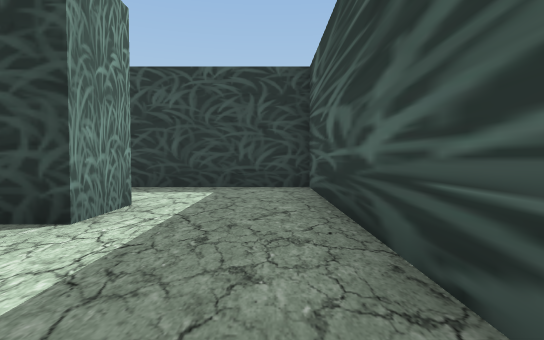
[1] (above)

16 first-person views from a walk through a scene from a Unity 3-D project. The camera is 1.2 m above the floor, tilts 2° down and sees 80° across. The floor is counted in squares, 2 m on a side. Each view is taken from the middle of a square. On the plan, view 1 faces up. The plan holds only what a view shows up to about 10 squares ahead; the rest is blank. The place goes on beyond the plan. The player is left out.

[2]
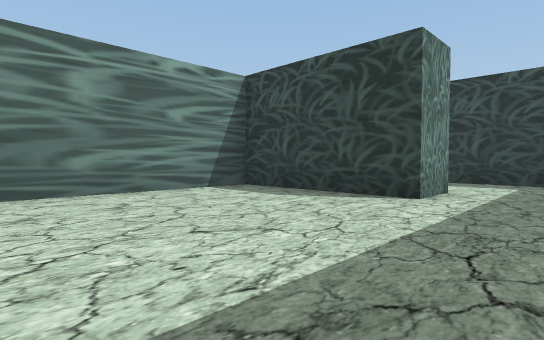

[3]
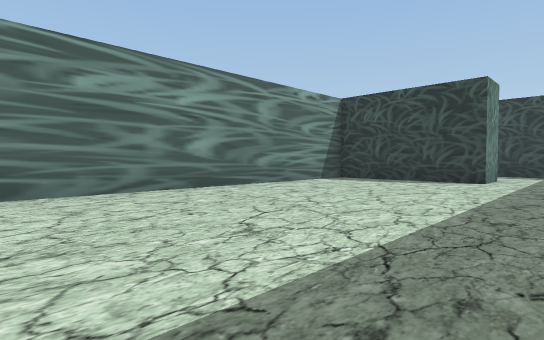

[4]
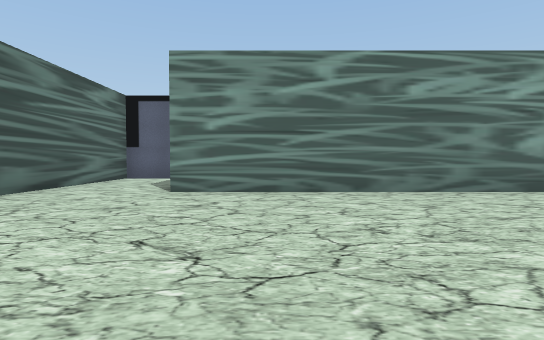

[5]
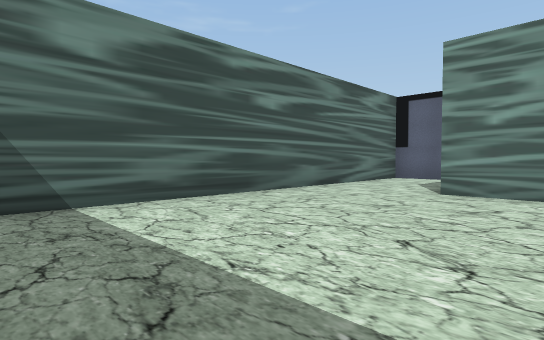

[6]
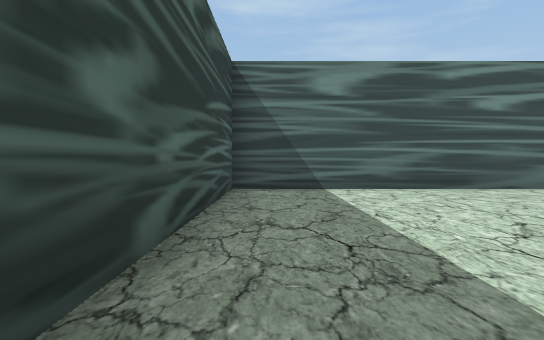

[7]
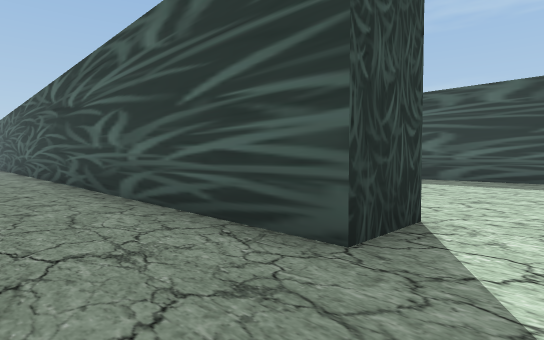

[8]
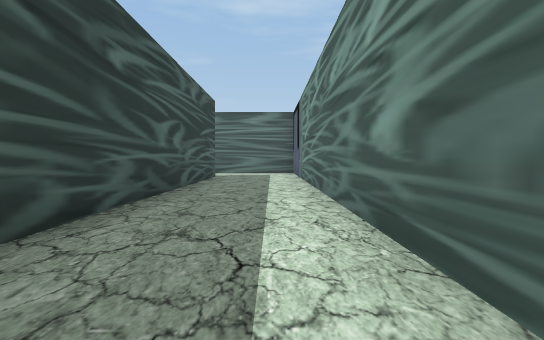

[9]
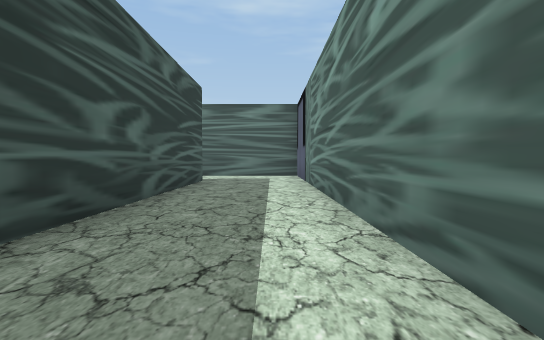

[10]
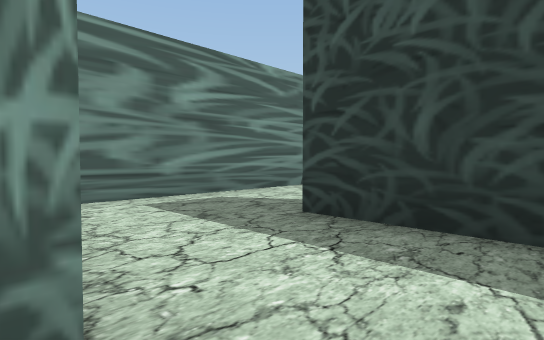

[11]
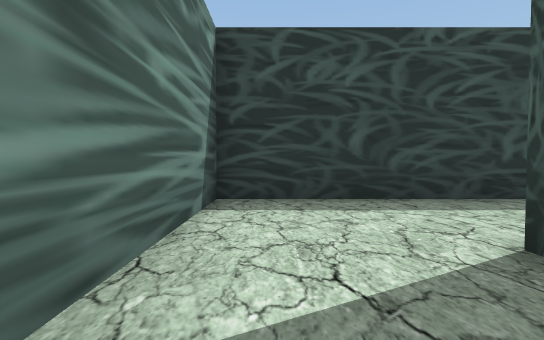

[12]
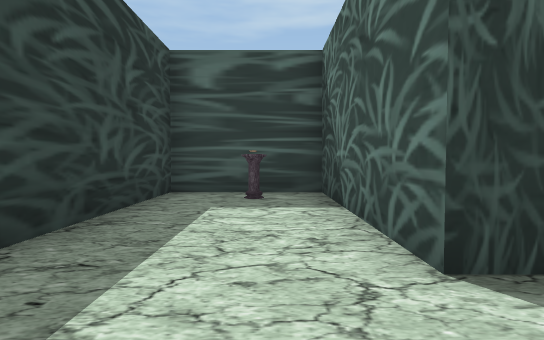

[13]
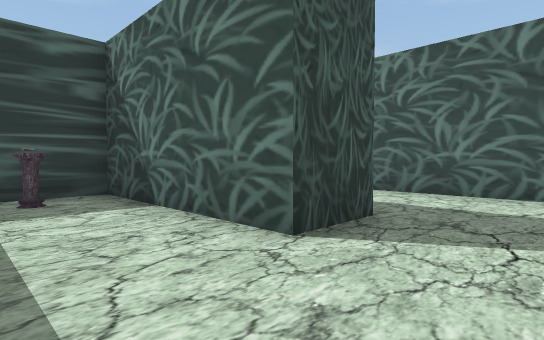

[14]
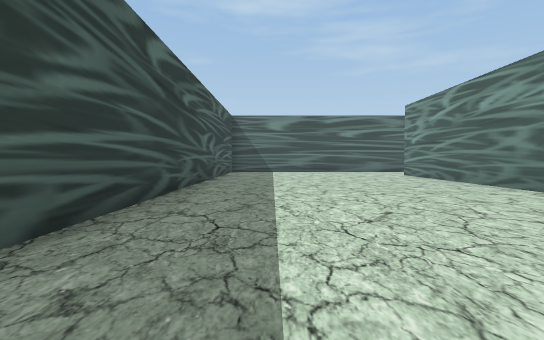

[15]
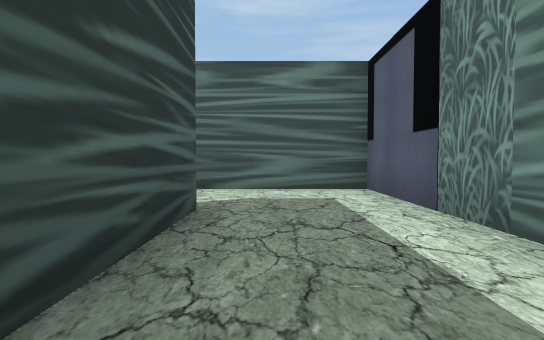

[16]
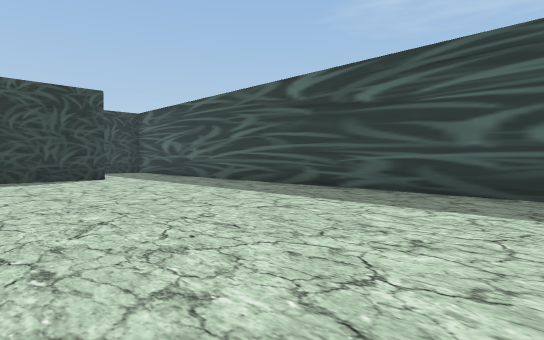

### Floor plan
Points are (right, up) in squares from view 1. A wall is a line through its corners. A room is listed if a view was taken in it or the views show most of it. See-through windows are left out.
Room 1 (views 1, 2, 3, 4, 5, 6, 7, 8, 9, 10, 14, 15, 16)
walls: (-1.8, 4.2) (-1.8, 2.9) (-5.8, 2.9) (-5.8, -8.8) (-7.1, -8.8) (-7.1, 2.2); (-9.9, 1) (-9.9, -11.4) (0.8, -11.4) (0.8, 4.6)
ways out: opening at (-0.5, 3.5) to room 4
Room 2 (view 11)
walls: (-4.5, 4.2) (-1.8, 4.2); (-1.6, 6.8) (-3.3, 6.8) (-3.3, 8.1); (-5.8, 8.6) (-5.8, 5.1)
ways out: opening at (-4.5, 7.5) to room 3; opening at (-2.5, 5.5) to room 4
Room 3 (views 12, 13)
walls: (-3.3, 8.1) (0.8, 8.1) (0.8, 10.8) (-5.8, 10.8) (-5.8, 8.6)
ways out: opening at (-4.5, 7.5) to room 2
objects: other object (0, 9)
Room 4 (no view inside)
walls: (0.8, 4.6) (0.8, 6.8) (-1.6, 6.8)
ways out: opening at (-0.5, 3.5) to room 1; opening at (-2.5, 5.5) to room 2

Where each view was taken, in squares from view 1:
view 1: 0 up, 0 right, facing up
view 2: 2 down, 0 right, facing up-left
view 3: 6 down, 0 right, facing up-left
view 4: 7 down, 0 right, facing left
view 5: 7 down, 0 right, facing down-left
view 6: 5 down, 0 right, facing down
view 7: 10 down, 9 left, facing up-right
view 8: 2 up, 9 left, facing down
view 9: 0 up, 9 left, facing down
view 10: 4 up, 1 left, facing up-left
view 11: 6 up, 5 left, facing up
view 12: 9 up, 5 left, facing right
view 13: 10 up, 5 left, facing down-right
view 14: 3 up, 1 left, facing down
view 15: 5 down, 8 left, facing down
view 16: 7 down, 5 left, facing up-right
